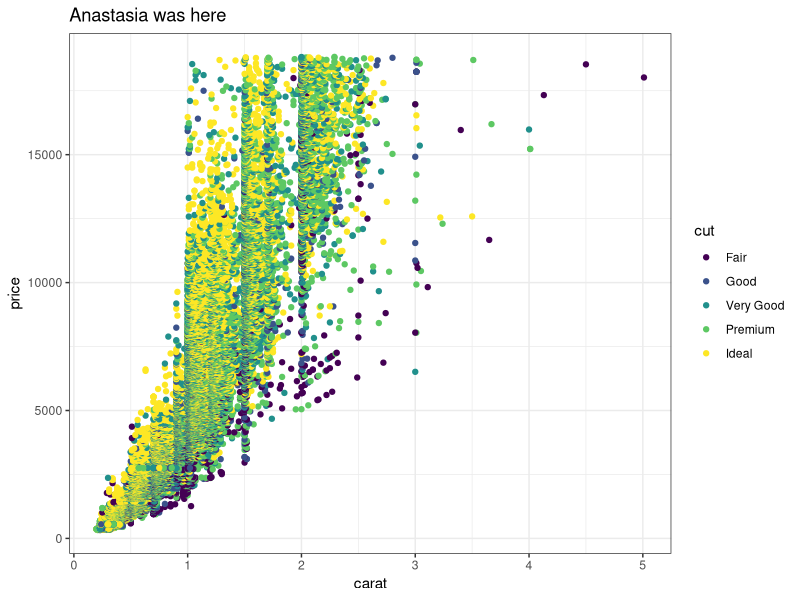
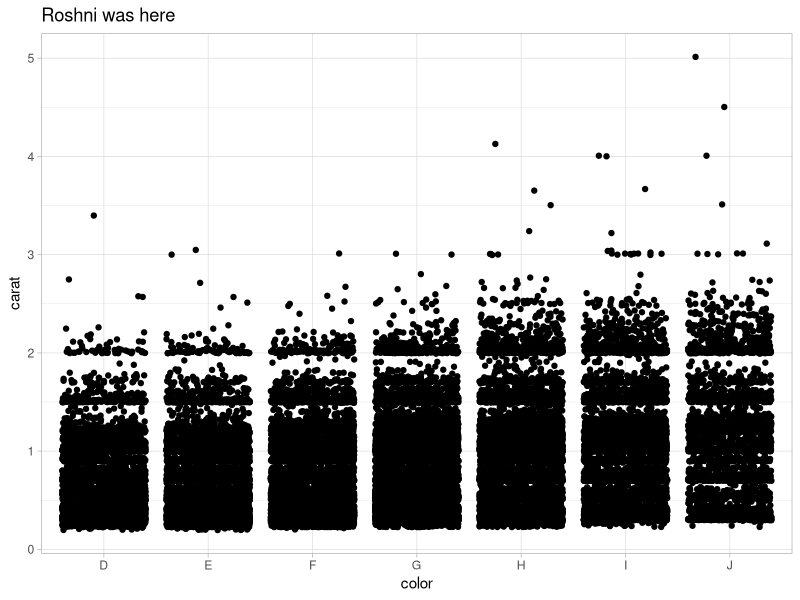
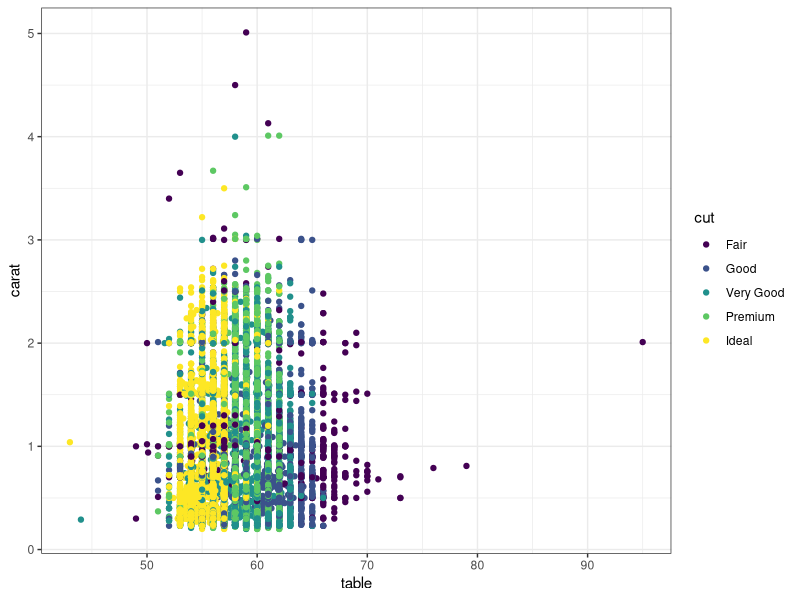

R code for these plots, in order:
## ---- chunk 1
knitr::opts_chunk$set(echo = TRUE)
library(tidyverse)
## ---- chunk 2
# Partner 1: 
# Run the code below to see the original graph
# Change the code below to make the point color change based on 'cut', and update the theme to theme_bw(). Update the title to include your first name. 

ggplot(data = diamonds, aes(x = carat, y = price, color = cut)) +
  geom_point() +
  theme_bw() +
  labs(title = "Anastasia was here")
## ---- chunk 3
# Partner 2: 
# Run the code below to see the original graph
# Change the code below to make the geom a geom_jitter, and update the theme to theme_light. Update the title to include your first name. 

ggplot(data = diamonds, aes(x = color, y = carat)) +
  geom_jitter() +
  theme_light() +
  labs(title = "Roshni was here")
## ---- chunk 4
ggplot(data = diamonds, aes(x = table, y = carat)) +
  geom_point(aes(color=cut)) +
  theme_bw()
## ---- chunk 5
